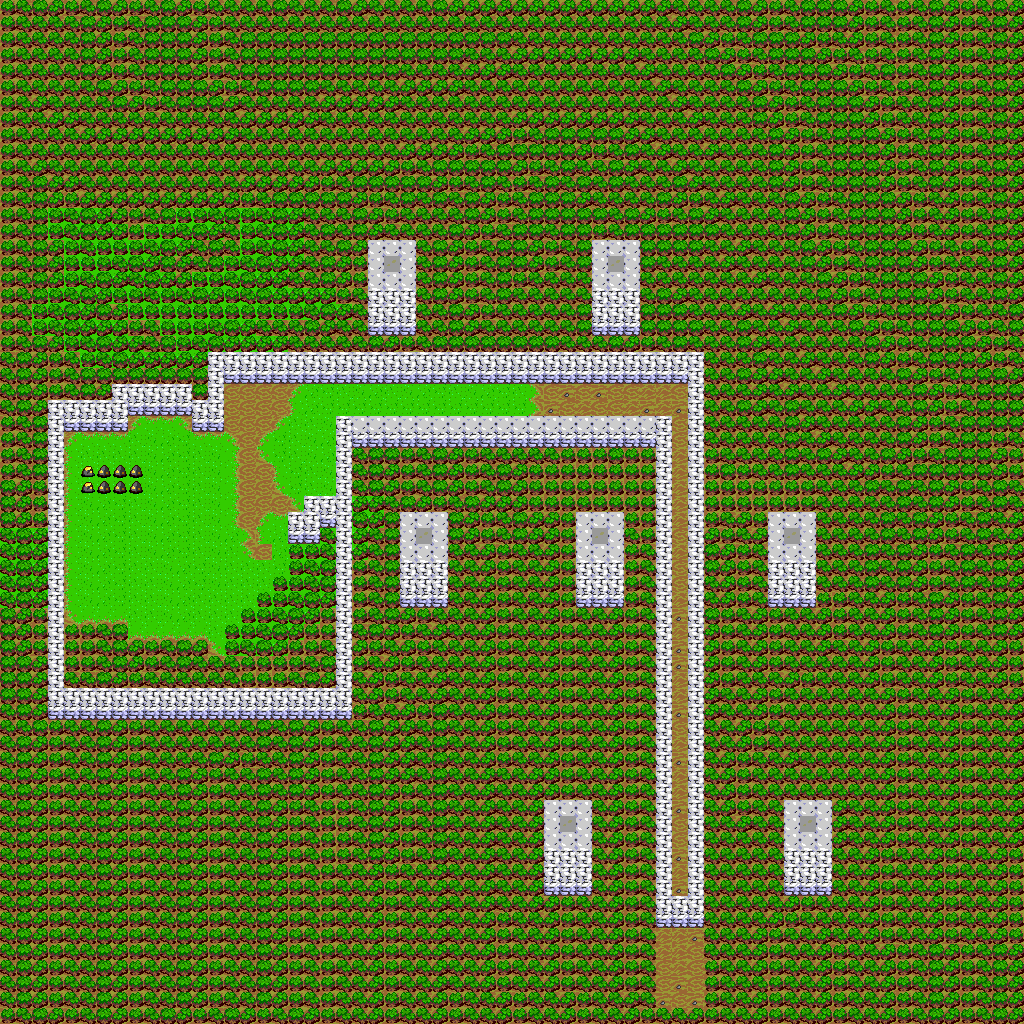

Tiled map render using the project's own tile images. Description and the map definition, with tile-layer contents summarised, below:
An orthogonal 64x64 tile map with 16x16 px tiles, 1 tile layer (Map), 4 tilesets and 20 objects.

<map version="1.10" tiledversion="1.12.1" orientation="orthogonal" renderorder="right-down" width="64" height="64" tilewidth="16" tileheight="16" infinite="0" nextlayerid="5" nextobjectid="227">
 <editorsettings>
  <export target="../../../../assets/map/initial/init4.fgm" format="Future Glimpses map (*.fgm)" />
 </editorsettings>
 <properties>
  <property name="AI_MODE" type="int" propertytype="AI_MODE" value="0" />
  <property name="ENABLE_BARRACKS" type="bool" value="true" />
  <property name="ENABLE_BLACKSMITH" type="bool" value="true" />
  <property name="ENABLE_FARM" type="bool" value="true" />
  <property name="ENABLE_STABLES" type="bool" value="true" />
  <property name="ENABLE_TOWER" type="bool" value="true" />
  <property name="ENABLE_TURRET" type="bool" value="false" />
  <property name="ENABLE_UPGRADE_ARCHER" type="bool" value="false" />
  <property name="ENABLE_UPGRADE_KNIGHT" type="bool" value="false" />
  <property name="ENABLE_UPGRADE_MAGE" type="bool" value="false" />
  <property name="ENABLE_UPGRADE_SOLDIER" type="bool" value="false" />
  <property name="MAP_CODE" value="4ZXG4SK3" />
  <property name="MSG_DESCRIPTION" value="Crea una torre y desde ella magos para frenar las torretas de los magos enemigos." />
  <property name="MSG_LOSE" value="No has logrado recuperar tu imperio..." />
  <property name="MSG_TITLE" value="4.Magos" />
  <property name="MSG_WIN" value="Ya dominas a tus magos." />
  <property name="PEACE_TIME" type="int" value="0" />
  <property name="RES_GOLD_COMPUTER" type="int" value="0" />
  <property name="RES_GOLD_PLAYER" type="int" value="1000" />
  <property name="RES_WOOD_COMPUTER" type="int" value="0" />
  <property name="RES_WOOD_PLAYER" type="int" value="500" />
  <property name="UPGRADED_ARCHER_COMPUTER" type="bool" value="false" />
  <property name="UPGRADED_ARCHER_PLAYER" type="bool" value="false" />
  <property name="UPGRADED_KNIGHT_COMPUTER" type="bool" value="false" />
  <property name="UPGRADED_KNIGHT_PLAYER" type="bool" value="false" />
  <property name="UPGRADED_MAGE_COMPUTER" type="bool" value="false" />
  <property name="UPGRADED_MAGE_PLAYER" type="bool" value="false" />
  <property name="UPGRADED_SOLDIER_COMPUTER" type="bool" value="false" />
  <property name="UPGRADED_SOLDIER_PLAYER" type="bool" value="false" />
  <property name="WIN_CODE" value="32FQKRXA" />
 </properties>
 <tileset firstgid="1" source="../../tileset.tsx" />
 <tileset firstgid="257" source="../../units/units.tsx" />
 <tileset firstgid="267" source="../../buildings/big_buildings.tsx" />
 <tileset firstgid="273" source="../../buildings/small_buildings.tsx" />
 <layer id="1" name="Map" width="64" height="64">
  <data>[4096 cells, 4096 non-empty, 29 distinct tile ids]</data>
 </layer>
 <objectgroup id="2" name="Units/Buildings">
  <object id="168" template="../../buildings/P_City_Hall.tx" x="80" y="576" />
  <object id="169" template="../../units/P_Worker.tx" x="80" y="512" />
  <object id="170" template="../../units/P_Worker.tx" x="96" y="512" />
  <object id="171" template="../../units/P_Worker.tx" x="112" y="512" />
  <object id="172" template="../../units/P_Worker.tx" x="96" y="528" />
  <object id="180" template="../../buildings/P_Barracks.tx" x="176" y="544" />
  <object id="181" template="../../buildings/P_Farm.tx" x="224" y="416" />
  <object id="182" template="../../buildings/P_Farm.tx" x="192" y="464" />
  <object id="183" template="../../buildings/P_Farm.tx" x="256" y="416" />
  <object id="184" template="../../buildings/P_Farm.tx" x="224" y="448" />
  <object id="213" template="../../buildings/P_Farm.tx" x="256" y="448" />
  <object id="216" template="../../buildings/P_Blacksmith.tx" x="256" y="576" />
  <object id="217" template="../../buildings/P_Stables.tx" x="144" y="464" />
  <object id="218" template="../../units/C_Mage.tx" x="384" y="272" />
  <object id="219" template="../../units/C_Mage.tx" x="416" y="544" />
  <object id="220" template="../../units/C_Mage.tx" x="608" y="272" />
  <object id="222" template="../../units/C_Mage.tx" x="592" y="544" />
  <object id="223" template="../../units/C_Mage.tx" x="784" y="544" />
  <object id="224" template="../../units/C_Mage.tx" x="800" y="832" />
  <object id="226" template="../../units/C_Mage.tx" x="560" y="832" />
 </objectgroup>
</map>
